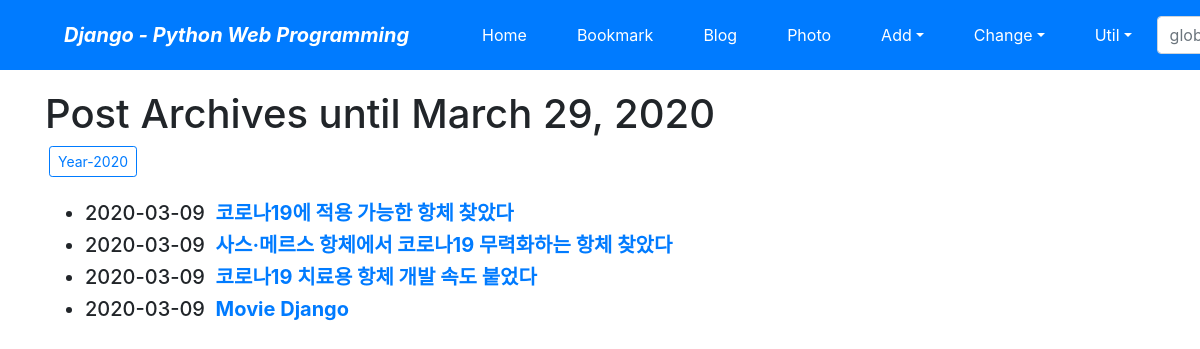
Screenshot of /blog/archive/ with the database file from the repository.
### blog/models.py (models this page shows, shortened)
class Post(models.Model):
    title = models.CharField(verbose_name='TITLE', max_length=50)
    slug = models.SlugField('SLUG', unique=True, allow_unicode=True, help_text='one word for title alias')
    description = models.CharField('DESCRIPTION', max_length=100, blank=True, help_text='simple description text.')
    content = models.TextField('CONTENT')
    create_dt = models.DateTimeField('CREATE DATE', auto_now_add=True)
    modify_dt = models.DateTimeField('MODIFY DATE', auto_now=True)
    tags = TaggableManager(blank=True)
    owner = models.ForeignKey(User, on_delete=models.CASCADE, verbose_name='OWNER', blank=True, null=True)
    class Meta:
        verbose_name = 'post'
        verbose_name_plural = 'posts'
        db_table = 'blog_posts'
        ordering = ('-modify_dt',)
    def get_absolute_url(self):
        return reverse('blog:post_detail', args=(self.slug,))

### blog/views.py (the view)
# urls.py: path('archive/', views.PostAV.as_view(), name='post_archive'),
class PostAV(ArchiveIndexView):
    model = Post
    date_field = 'modify_dt'

### blog/templates/blog/post_archive.html (shortened to what this page needs)
{% extends 'base.html' %}
{% block content %}
    <h1>Post Archives until {% now "N d, Y" %}</h1>
        {% for date in date_list %}
            <a href="{% url 'blog:post_year_archive' date|date:'Y' %}" class="btn btn-outline-primary btn-sm mx-1">Year-{{ date|date:"Y" }}</a>
        {% endfor %}
    <br><br>
    <div>
        <ul>
            {% for post in object_list %}
            <li class="h5">
                {{ post.modify_dt|date:"Y-m-d" }}&nbsp;
                <a href="{{ post.get_absolute_url }}"><strong>{{ post.title }}</strong></a></li>
            {% endfor %}
        </ul>
    </div>
{% endblock %}

### rows the page displays
Post: modify_dt "2020-03-09", title "코로나19에 적용 가능한 항체 찾았다"
Post: modify_dt "2020-03-09", title "사스·메르스 항체에서 코로나19 무력화하는 항체 찾았다"
Post: modify_dt "2020-03-09", title "코로나19 치료용 항체 개발 속도 붙었다"
Post: modify_dt "2020-03-09", title "Movie Django"

### other values shown
{{ date|date:"Y" }} "2020"
